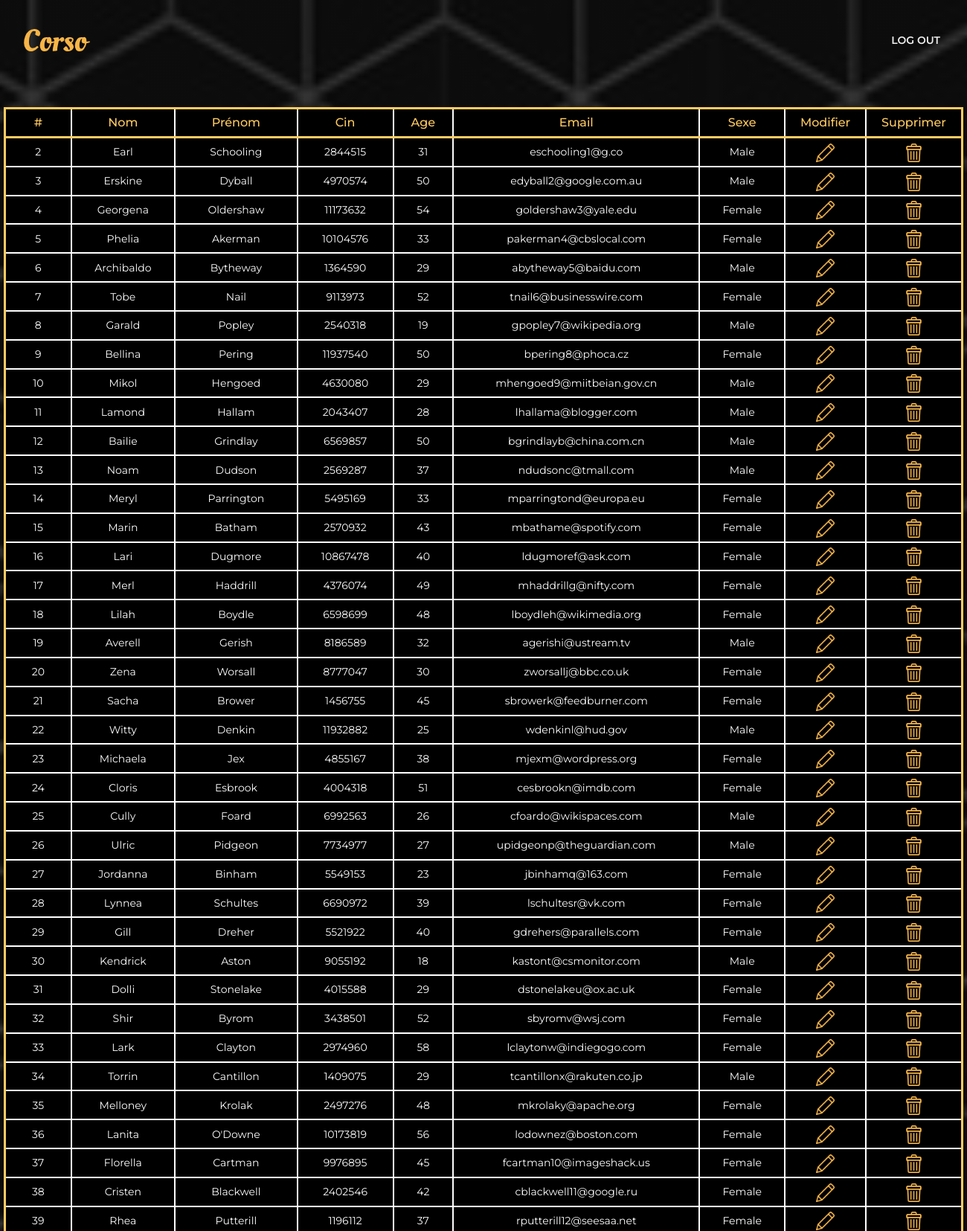
The page /dash.php (signed in, upper part) on the database its author committed.
### tables this page shows
CREATE TABLE `etudiant` (
  `Id` int(5) NOT NULL,
  `Nom` varchar(20) DEFAULT NULL,
  `Prenom` varchar(20) DEFAULT NULL,
  `Cin` int(20) DEFAULT NULL,
  `Age` int(20) DEFAULT NULL,
  `Email` varchar(40) DEFAULT NULL,
  `Sexe` varchar(20) DEFAULT NULL
);

### dash.php (the view, shortened to what this page needs)
<!DOCTYPE html>
<html lang="en">
<head>
    <link href="css/bootstrap.css" rel="stylesheet">
    <link href="css/fontawesome-all.css" rel="stylesheet">
    <link href="css/swiper.css" rel="stylesheet">
	<link href="css/magnific-popup.css" rel="stylesheet">
	<link href="css/styles.css" rel="stylesheet">
    <link rel="stylesheet" href="path/to/font-awesome/css/font-awesome.min.css">
</head>
<body data-spy="scroll" data-target=".fixed-top">
    <nav class="navbar navbar-expand-lg navbar-dark navbar-custom fixed-top">
        <a class="navbar-brand logo-image" href="index.html"><img src="images/logo.svg" alt="alternative"></a>
        <div class="collapse navbar-collapse" id="navbarsExampleDefault">
            <ul class="navbar-nav ml-auto">
                <li class="nav-item">
                    <a class="nav-link page-scroll" href="logout.php">LOG OUT <span class="sr-only">(current)</span></a>
                </li>
            </ul>
        </div>
    </nav>
    <header id="header" class="header">
                <div >
                <table style="margin: auto;background-color:black;">
                    <tr id="items">
                        <th>#</th>
                        <th>Nom</th>
                        <th>Prénom</th>
                        <th>Cin</th>
                        <th>Age</th>
                        <th>Email</th>
                        <th>Sexe</th>
                        <th>Modifier</th>
                        <th>Supprimer</th>
                    </tr>
                    <?php
                        include_once "connexion.php";
                        $req = mysqli_query($con , "SELECT * FROM etudiant");
                        if(mysqli_num_rows($req) == 0){
                            echo "Il n'y a pas encore d'etudiant ajouter !" ;
                        }else {
                            while($row=mysqli_fetch_assoc($req)){
                                ?>
                                <tr>
                                    <td><?=$row['Id']?></td>
                                    <td><?=$row['Nom']?></td>
                                    <td><?=$row['Prenom']?></td>
                                    <td><?=$row['Cin']?></td>
                                    <td><?=$row['Age']?></td>
                                    <td><?=$row['Email']?></td>
                                    <td><?=$row['Sexe']?></td>
                                    <td><a href="modifier.php?id=<?=$row['Id']?>"><img src="images/pen.png"></a></td>
                                    <td><a href="supprimer.php?id=<?=$row['Id']?>"><img src="images/trash.png"></a></td>
                                </tr>
                                <?php
                            }
                        }
                    ?>
                </table>
                </div>
    </header>
</body>
</html>

### css/styles.css (style rules this page uses)
body, html { width: 100%; height: 100%; }
body, p { color: #555; font: 400 1rem/1.625rem "Montserrat", sans-serif; }
a { color: #555; text-decoration: underline; }
.navbar-custom { background-color: #fff; box-shadow: 0 0.0625rem 0.375rem 0 rgba(0, 0, 0, 0.04); font: 600 0.875rem/0.875rem "Montserrat", sans-serif; transition: all 0.2s; }
.navbar-custom .navbar-brand.logo-image img { width: 5.5625rem; height: 1.875rem; }
.navbar-custom .navbar-nav { margin-top: 0.75rem; margin-bottom: 0.5rem; }
.navbar-custom .nav-item .nav-link { padding: 0.625rem 0.75rem; color: #333; text-decoration: none; transition: all 0.2s ease; }
body { background: linear-gradient(to bottom right, rgba(0, 0, 0, 0.8), rgba(0, 0, 0, 0.8)), url('../images/header-background.jpg') center center; background-size: cover; }
.header { position: relative; padding-top: 8rem; padding-bottom: 40%; text-align: center; }
@media (min-width: 768px) { .header { padding-top: 9rem; } }
@media (min-width: 992px) { .navbar-custom { padding: 2.125rem 1.5rem 2.125rem 2rem; background: transparent; box-shadow: none; } }
@media (min-width: 992px) { .navbar-custom .navbar-nav { margin-top: 0; margin-bottom: 0; } }
@media (min-width: 992px) { .navbar-custom .nav-item .nav-link { padding: 0.25rem 0.75rem; color: #eee; } }
@media (min-width: 1200px) { .header { padding-bottom: 31rem; } }
td img { height: 25px; }
table { border-collapse:collapse; color: white; border: 3px solid #ffcb61; }
th,td { border: 2px solid white; }
th { font-size: 16px; border-bottom: 3px solid #ffcb61; padding: 5px 20px; font-weight: 500; color: #ffcb61; }
td { font-weight: 400; padding: 5px 30px; font-size: 14px; text-align: center; }

### rows shown on the page
etudiant: Id "2", Nom "Earl", Prenom "Schooling", Cin "2844515", Age "31", Email "eschooling1@g.co", Sexe "Male"
etudiant: Id "3", Nom "Erskine", Prenom "Dyball", Cin "4970574", Age "50", Email "edyball2@google.com.au", Sexe "Male"
etudiant: Id "4", Nom "Georgena", Prenom "Oldershaw", Cin "11173632", Age "54", Email "goldershaw3@yale.edu", Sexe "Female"
etudiant: Id "5", Nom "Phelia", Prenom "Akerman", Cin "10104576", Age "33", Email "pakerman4@cbslocal.com", Sexe "Female"
etudiant: Id "6", Nom "Archibaldo", Prenom "Bytheway", Cin "1364590", Age "29", Email "abytheway5@baidu.com", Sexe "Male"
etudiant: Id "7", Nom "Tobe", Prenom "Nail", Cin "9113973", Age "52", Email "tnail6@businesswire.com", Sexe "Female"
etudiant: Id "8", Nom "Garald", Prenom "Popley", Cin "2540318", Age "19", Email "gpopley7@wikipedia.org", Sexe "Male"
etudiant: Id "9", Nom "Bellina", Prenom "Pering", Cin "11937540", Age "50", Email "bpering8@phoca.cz", Sexe "Female"
etudiant: Id "10", Nom "Mikol", Prenom "Hengoed", Cin "4630080", Age "29", Email "mhengoed9@miitbeian.gov.cn", Sexe "Male"
etudiant: Id "11", Nom "Lamond", Prenom "Hallam", Cin "2043407", Age "28", Email "lhallama@blogger.com", Sexe "Male"
etudiant: Id "12", Nom "Bailie", Prenom "Grindlay", Cin "6569857", Age "50", Email "bgrindlayb@china.com.cn", Sexe "Male"
etudiant: Id "13", Nom "Noam", Prenom "Dudson", Cin "2569287", Age "37", Email "ndudsonc@tmall.com", Sexe "Male"
etudiant: Id "14", Nom "Meryl", Prenom "Parrington", Cin "5495169", Age "33", Email "mparringtond@europa.eu", Sexe "Female"
etudiant: Id "15", Nom "Marin", Prenom "Batham", Cin "2570932", Age "43", Email "mbathame@spotify.com", Sexe "Female"
etudiant: Id "16", Nom "Lari", Prenom "Dugmore", Cin "10867478", Age "40", Email "ldugmoref@ask.com", Sexe "Female"
etudiant: Id "17", Nom "Merl", Prenom "Haddrill", Cin "4376074", Age "49", Email "mhaddrillg@nifty.com", Sexe "Female"
etudiant: Id "18", Nom "Lilah", Prenom "Boydle", Cin "6598699", Age "48", Email "lboydleh@wikimedia.org", Sexe "Female"
etudiant: Id "19", Nom "Averell", Prenom "Gerish", Cin "8186589", Age "32", Email "agerishi@ustream.tv", Sexe "Male"
etudiant: Id "20", Nom "Zena", Prenom "Worsall", Cin "8777047", Age "30", Email "zworsallj@bbc.co.uk", Sexe "Female"
etudiant: Id "21", Nom "Sacha", Prenom "Brower", Cin "1456755", Age "45", Email "sbrowerk@feedburner.com", Sexe "Female"
etudiant: Id "22", Nom "Witty", Prenom "Denkin", Cin "11932882", Age "25", Email "wdenkinl@hud.gov", Sexe "Male"
etudiant: Id "23", Nom "Michaela", Prenom "Jex", Cin "4855167", Age "38", Email "mjexm@wordpress.org", Sexe "Female"
etudiant: Id "24", Nom "Cloris", Prenom "Esbrook", Cin "4004318", Age "51", Email "cesbrookn@imdb.com", Sexe "Female"
etudiant: Id "25", Nom "Cully", Prenom "Foard", Cin "6992563", Age "26", Email "cfoardo@wikispaces.com", Sexe "Male"
etudiant: Id "26", Nom "Ulric", Prenom "Pidgeon", Cin "7734977", Age "27", Email "upidgeonp@theguardian.com", Sexe "Male"
etudiant: Id "27", Nom "Jordanna", Prenom "Binham", Cin "5549153", Age "23", Email "jbinhamq@163.com", Sexe "Female"
etudiant: Id "28", Nom "Lynnea", Prenom "Schultes", Cin "6690972", Age "39", Email "lschultesr@vk.com", Sexe "Female"
etudiant: Id "29", Nom "Gill", Prenom "Dreher", Cin "5521922", Age "40", Email "gdrehers@parallels.com", Sexe "Female"
etudiant: Id "30", Nom "Kendrick", Prenom "Aston", Cin "9055192", Age "18", Email "kastont@csmonitor.com", Sexe "Male"
etudiant: Id "31", Nom "Dolli", Prenom "Stonelake", Cin "4015588", Age "29", Email "dstonelakeu@ox.ac.uk", Sexe "Female"
etudiant: Id "32", Nom "Shir", Prenom "Byrom", Cin "3438501", Age "52", Email "sbyromv@wsj.com", Sexe "Female"
etudiant: Id "33", Nom "Lark", Prenom "Clayton", Cin "2974960", Age "58", Email "lclaytonw@indiegogo.com", Sexe "Female"
etudiant: Id "34", Nom "Torrin", Prenom "Cantillon", Cin "1409075", Age "29", Email "tcantillonx@rakuten.co.jp", Sexe "Male"
etudiant: Id "35", Nom "Melloney", Prenom "Krolak", Cin "2497276", Age "48", Email "mkrolaky@apache.org", Sexe "Female"
etudiant: Id "36", Nom "Lanita", Prenom "O'Downe", Cin "10173819", Age "56", Email "lodownez@boston.com", Sexe "Female"
etudiant: Id "37", Nom "Florella", Prenom "Cartman", Cin "9976895", Age "45", Email "fcartman10@imageshack.us", Sexe "Female"
etudiant: Id "38", Nom "Cristen", Prenom "Blackwell", Cin "2402546", Age "42", Email "cblackwell11@google.ru", Sexe "Female"
etudiant: Id "39", Nom "Rhea", Prenom "Putterill", Cin "1196112", Age "37", Email "rputterill12@seesaa.net", Sexe "Female"
